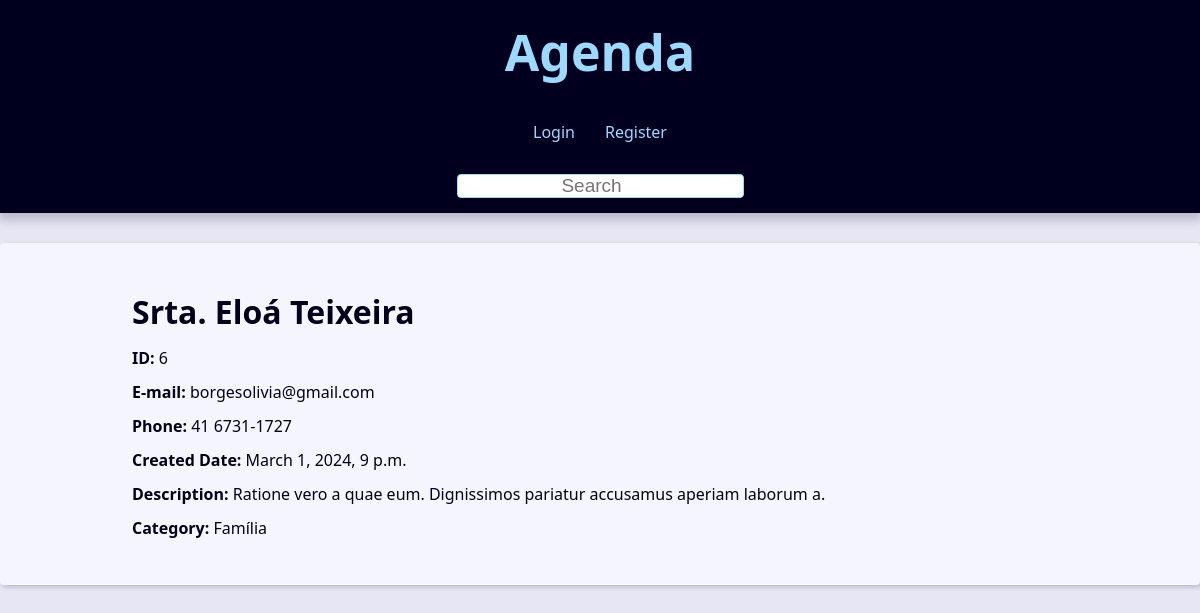
The page /contact/6/ on the database its author committed.
### contact/models.py (models this page shows, shortened)
class Contact(models.Model):
    first_name = models.CharField(max_length=50)
    last_name = models.CharField(max_length=50, blank=True)
    phone = models.CharField(max_length=20)
    email = models.EmailField(max_length=100, blank=True)
    created_date = models.DateTimeField(default=timezone.now)
    description = models.TextField(blank=True)
    show = models.BooleanField(default=True)
    picture = models.ImageField(upload_to='pictures/%Y/%m/', blank=True)
    category = models.ForeignKey(Category, on_delete=models.SET_NULL, null=True, blank=True)
    owner = models.ForeignKey(User, on_delete=models.SET_NULL, null=True, blank=True)

class Category(models.Model):
    class Meta:
        verbose_name = 'Category'
        verbose_name_plural = 'Categories'
    name = models.CharField(max_length=50)

### contact/views/contact_views.py (the view)
# urls.py: path('contact/<int:contact_id>/', views.contact, name='contact'),
def contact(request, contact_id):
    single_contact = get_object_or_404(
        Contact, pk=contact_id, show=True
        )
    contact_name = f'{single_contact.first_name} {single_contact.last_name}'
    context = {
        'contact': single_contact,
        'site_title': f'{contact_name} - '
    }
    return render(request, 'contact/contact.html', context)

### contact/templates/contact/contact.html (shortened to what this page needs)
{% extends "global/base.html" %}
{% block content %}
    <div class="single-contact">
        <h1 class="single-contact-name">
            {{ contact.first_name }} {{ contact.last_name }}
        </h1>
        <p><b>ID:</b> {{contact.id}}</p>
        <p><b>E-mail:</b> {{contact.email}}</p>
        <p><b>Phone:</b> {{contact.phone}}</p>
        <p><b>Created Date:</b> {{contact.created_date}}</p>
        <p><b>Description:</b> {{contact.description}}</p>
        <p><b>Category:</b> {{contact.category.name}}</p>
{% endblock content %}

### base_static/global/css/style.css (style rules this page uses)
:root { --spacing: 1.5rem; --link-dark-color: rgb(0, 83, 134); --link-light-color: rgb(156, 217, 255); --clr-white: rgb(245, 245, 255); --clr-black: rgb(0, 0, 30); --clr-light-gray: rgb(230, 230, 245); --clr-dark-shadow-5: rgba(0, 0, 10, 5%); --clr-dark-shadow-10: rgba(0, 0, 10, 10%); --clr-dark-shadow-20: rgba(0, 0, 10, 20%); --clr-light-shadow-5: rgba(200, 200, 255, 5%); --clr-light-shadow-10: rgba(200, 200, 255, 10%); --clr-light-shadow-20: rgba(200, 200, 255, 20%); --main-page-width: 120rem; --table-min-width: 60rem; --biggest-font-size: 5rem; --bigger-font-size: 4rem; --big-font-size: 3.2rem; --medium-font-size: 2.4rem; --small-font-size: 1.6rem; --smaller-font-size: 1.4rem; --smallest-font-size: 1.2rem; --transition-fast: 300ms; --transition-medium: 600ms; --transition-slow: 1s; --default-border-radius: 4px; }
*, *::before, *::after { margin: 0; padding: 0; box-sizing: border-box; }
html { font-size: 62.5%; }
body { font-family: system-ui, -apple-system, BlinkMacSystemFont, 'Segoe UI', Roboto, Oxygen, Ubuntu, Cantarell, 'Open Sans', 'Helvetica Neue', sans-serif; line-height: 1.5; font-size: var(--small-font-size); color: var(--clr-black); -webkit-font-smoothing: antialiased; background: var(--clr-light-gray); }
@media (min-width: 600px) { .single-contact { max-width: 80%; margin: calc(var(--spacing) * 2) auto; } }
.single-contact h1 { margin: 1rem 0; }
.single-contact p { margin: 1rem 0; }

### rows shown on the page
Contact: first_name "Srta.", last_name "Eloá Teixeira", id "6", email "borgesolivia@gmail.com", phone "41 6731-1727", created_date "March 1, 2024, 9 p.m.", description "Ratione vero a quae eum. Dignissimos pariatur accusamus aperiam laborum a.", category.name "Família"
